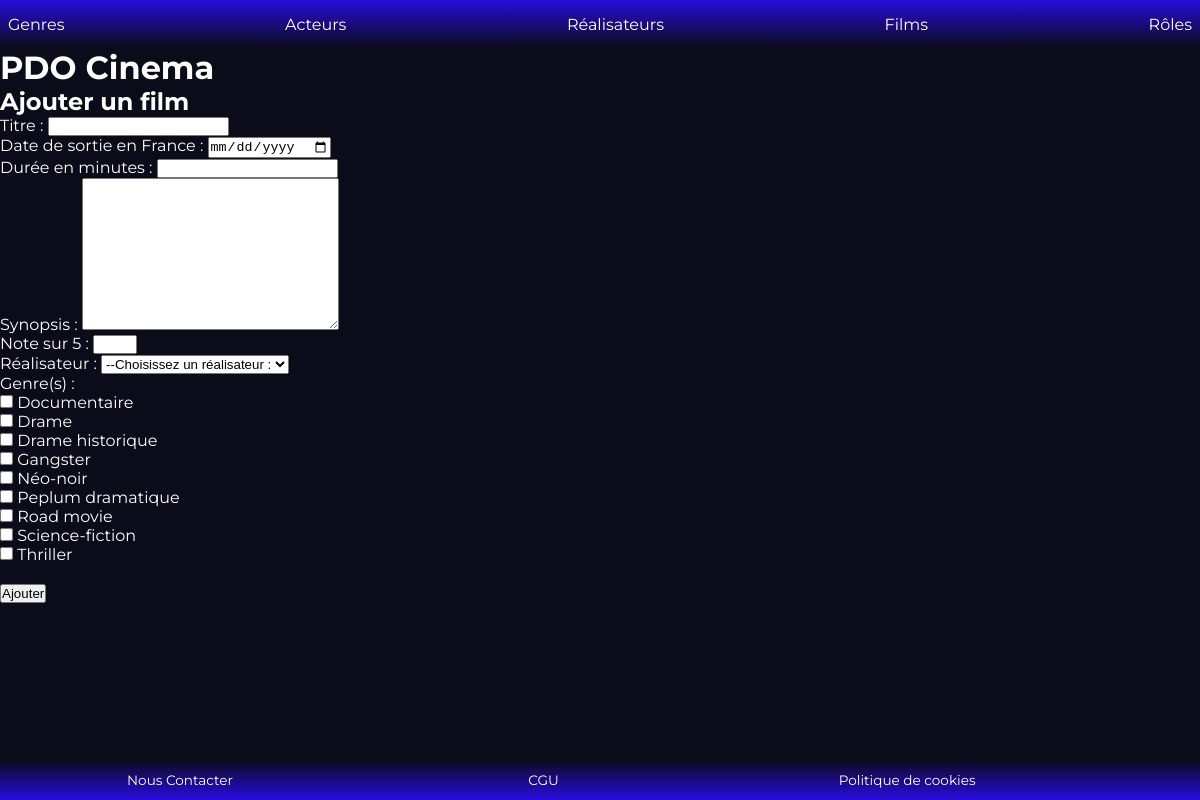
The app's page /index.php?action=ajouterFilm with its own data.
### tables this page shows
CREATE TABLE IF NOT EXISTS `genre_film` (
  `id_genre` int NOT NULL AUTO_INCREMENT,
  `nom_genre` varchar(50) NOT NULL,
  PRIMARY KEY (`id_genre`)
);

### controller/FilmController.php (called while the page is built, shortened)
<?php
class FilmController{
    public function ajouterFilm(){
        $pdo = Connect::seConnecter();
        $requeteGenres = $pdo->query("
            SELECT genre_film.id_genre, genre_film.nom_genre
            FROM genre_film
            ORDER BY genre_film.nom_genre ASC
        ");
        require "view/films/ajouterFilm.php";
    }
}

### view/films/ajouterFilm.php (the view, shortened to what this page needs)
<?php
$genres = $requeteGenres->fetchAll();
?>
<form action="index.php?action=ajouterFilm" method="POST" >
    <label for="titre" >Titre :</label>
    <input type="text" name="titre" id="titre"><br>
    <label for="dateSortie" >Date de sortie en France :</label>
    <input type="date" name="dateSortie" id="dateSortie" ><br>
    <label for="duree" >Durée en minutes :</label>
    <input type="text" name="duree" id="duree" ><br>
    <label for="synopsis" >Synopsis :</label>
    <textarea name="synopsis" id="synopsis" cols="30" rows="10"></textarea><br>
    <label for="note" >Note sur 5 :</label>
    <input type="number" name="note" id="note" min="1" max="5"><br>
    <label for="realisateur">Réalisateur :</label>
    <select name="realisateur" id="realisateur" required >
        <option value="">--Choisissez un réalisateur :</option>
    </select><br>
    <legend>Genre(s) :</legend>
    <?php
        foreach($genres as $genre) { ?>
            <input type="checkbox" name="genres[]"
                    id="<?= $genre["nom_genre"] ?>"
                    value="<?= $genre["id_genre"] ?> ">
            <label for="<?= $genre["nom_genre"] ?>">
                    <?= $genre["nom_genre"] ?>
            </label><br>
    <?php    } ?>
    <br>
    <input type="submit" name="submit" value="Ajouter" >
</form>
<?php
require "view/template.php";

### public/css/styles.css (style rules this page uses)
:root { --body-color: rgba(11, 11, 26, 1); --body-font: "Montserrat", sans-serif; --text-color:rgba(255, 255, 255, 1); --h1-font-size: 1.5rem; --h2-font-size: 1.25rem; --h3-font-size: 1rem; --normal-font-size: 0.938rem; --small-font-size: 0.850rem; }
* { box-sizing: border-box; padding: 0; margin: 0; }

### records on screen
genre_film: nom_genre "Documentaire"
genre_film: nom_genre "Drame"
genre_film: nom_genre "Drame historique"
genre_film: nom_genre "Gangster"
genre_film: nom_genre "Néo-noir"
genre_film: nom_genre "Peplum dramatique"
genre_film: nom_genre "Road movie"
genre_film: nom_genre "Science-fiction"
genre_film: nom_genre "Thriller"

### other values on screen
$titre_secondaire "Ajouter un film"
